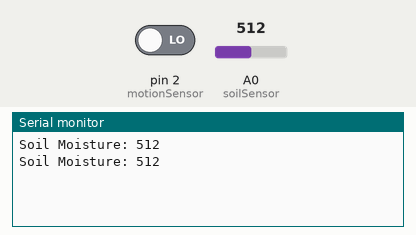
Simulated run of this sketch. Board: Arduino Uno, built with avr-gcc and run on an emulated ATmega328P. Parts: the last lines printed to the serial monitor. The test bench sets the inputs (shaded band); at power-on: pin 2 (motionSensor) LOW, A0 (soilSensor) = 512.

Above: at 2.8 s.
2.9 s: pin 2 (motionSensor) driven HIGH
At 5.4 s:
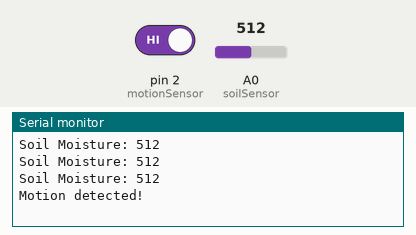
7.5 s: A0 (soilSensor) set to 716
At 8.5 s:
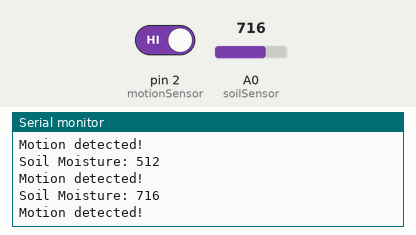
10.2 s: A0 (soilSensor) set to 900
At 12.7 s:
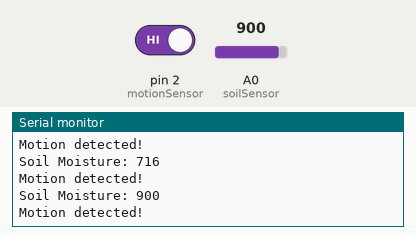
Timing chart, 0 to 14.2 s (numbered marks = the images above; inputs shaded):
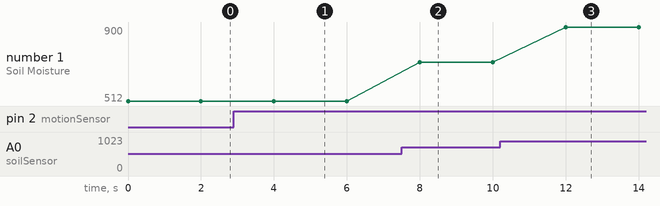

Measured:
- after the input at 2.9 s, the serial monitor: prints a new line after 1.1 s (image 1)
- after the input at 7.5 s, the serial monitor: prints a new line after 0.50 s (image 2)
- after the input at 10.2 s, the serial monitor: prints a new line after 1.8 s (image 3)
- plotted number 1: 512 → 716 after the input at 7.5 s, 716 → 900 after the input at 10.2 s

The sketch:

smart_farm.ino
```cpp
// Smart Farming Monitoring System

int soilSensor = A0;
int motionSensor = 2;

void setup() {
  Serial.begin(9600);
  pinMode(motionSensor, INPUT);
}

void loop() {

  int soilValue = analogRead(soilSensor);
  int motionValue = digitalRead(motionSensor);

  Serial.print("Soil Moisture: ");
  Serial.println(soilValue);

  if(motionValue == HIGH) {
    Serial.println("Motion detected!");
  }

  delay(2000);
}
```
